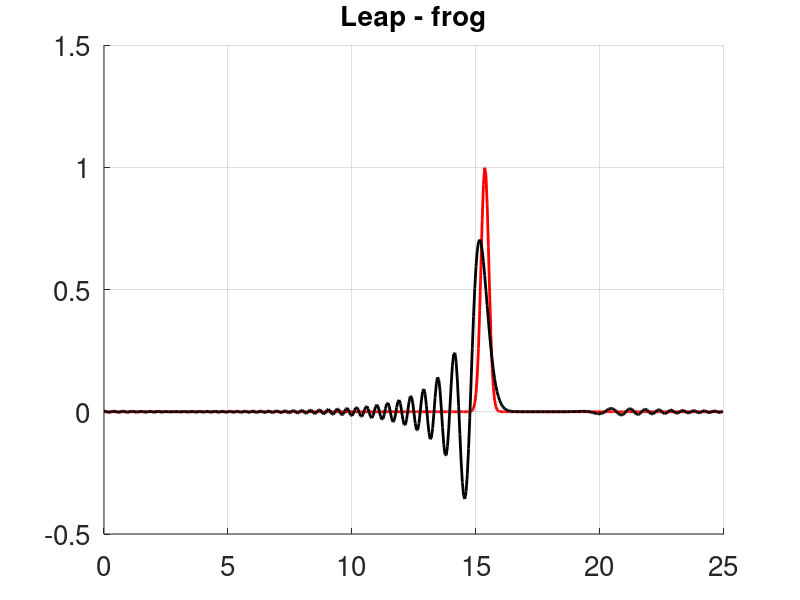

Write the MATLAB code that produced this figure.
function advection()
fsz = 20;
% Solves the advection equation u_t + a*u_x = 0
% on the interval [0,25] with periodic BC u(0,t) = u(25,t)
% using different finite difference methods
method = 8;
if method == 1 % central difference
    st = 'Central difference';
end
if method == 2 % Lax - Friedrichs
    st = 'Lax - Friedrichs';
end
if method == 3 % upwind, left
     st = 'Upwind, left';
end
if method == 4 % upwind, right
     st = 'Upwind, right';
end
if method == 5 % Lax-Wendroff
     st = 'Lax-Wendroff';
end
if method == 6 % beam-warming, left
    st = 'Beam - Warming, left';
end
if method == 7 % beam-warming, right
    st = 'Beam - Warming, right';
end
if method == 8 % leap-frog
    st = 'Leap - frog';
end

a = sqrt(2);
h = 0.05; % step in space x
xx = [0 : h : 25];
n = length(xx) - 1;
x = xx(1 : n);
lambda =  0.8;
k = lambda * h/a; % step in time

tmax = 25; % solve for 0 <= t <= tmax

u = myf(x); % the initial condition
figure(method);
clf; hold on; grid;
hplot1 = plot(x,u,'linewidth',2,'color','r');
hplot2 = plot(x,u,'linewidth',2,'color','k');
axis([0,25,-0.5,1.5]);
set(gca,'Fontsize',20);
title(st,'Fontsize',20);
t = 0;
while t < tmax
    ujp1 = circshift(u,[0, -1]);
    ujm1 = circshift(u,[0, 1]);
    if method == 1 % central difference
        unew = u - 0.5*lambda*(ujp1 - ujm1);
    end
    if method == 2 % Lax - Friedrichs
        unew = 0.5*(ujm1 + ujp1 - lambda*(ujp1 - ujm1));
    end
    if method == 3 % upwind, left
        unew = u - lambda*(u - ujm1);
    end
    if method == 4 % upwind, right
        unew = u - lambda*(ujp1 - u);
    end
    if method == 5 % Lax-Wendroff
        unew = u - 0.5*lambda*(ujp1 - ujm1 - lambda*(ujp1 - 2*u + ujm1));
    end
    if method == 6 % beam-warming, left
        ujm2 = circshift(u,[0, 2]);
        unew = u - 0.5*lambda*(3*u - 4*ujm1 + ujm2 - lambda*(u - 2*ujm1 + ujm2));
    end
    if method == 7 % beam-warming, right
        ujp2 = circshift(u,[0, -2]);
        unew = u - 0.5*lambda*(-3*u + 4*ujp1 - ujp2 - lambda*(u - 2*ujp1 + ujp2));
    end
    if method == 8 % leap-frog
        if t < k
            uold = u;
            unew = u - 0.5*lambda*(ujp1 - ujm1 + lambda*(ujp1 - 2*u + ujm1));
        else
            unew = uold - lambda*(ujp1 - ujm1);
            uold = u;
        end
    end
    t = t + k;
    u = unew;
    figure(method)
    set(hplot1,'Ydata',myf(x - a*t));
    set(hplot2,'Ydata',u);
    drawnow;
%     if abs(t - 25) < k || abs(t - 50) < k || abs(t - 75) < k || abs(t - tmax)<k
%         figure(method + 10)
%         hold on
%         p = round(t/25);
%         subplot(4,1,p)
%         str = sprintf("t = %.1f",t);
%         plot(x,myf(x - a*t),'r','LineWidth',2);
%         plot(x,u,'k','LineWidth',2);
%         set(gca,'Fontsize',fsz);
%         xlabel("x","FontSize",fsz)
%         ylabel("u","FontSize",fsz)
%         title(str,"FontSize",fsz)
%     end
        
end
end
%%
function u = myf(x)
fac = 20;
u = exp(-fac*(mod(x,25) - 5).^2); % the initial condition
end


            


